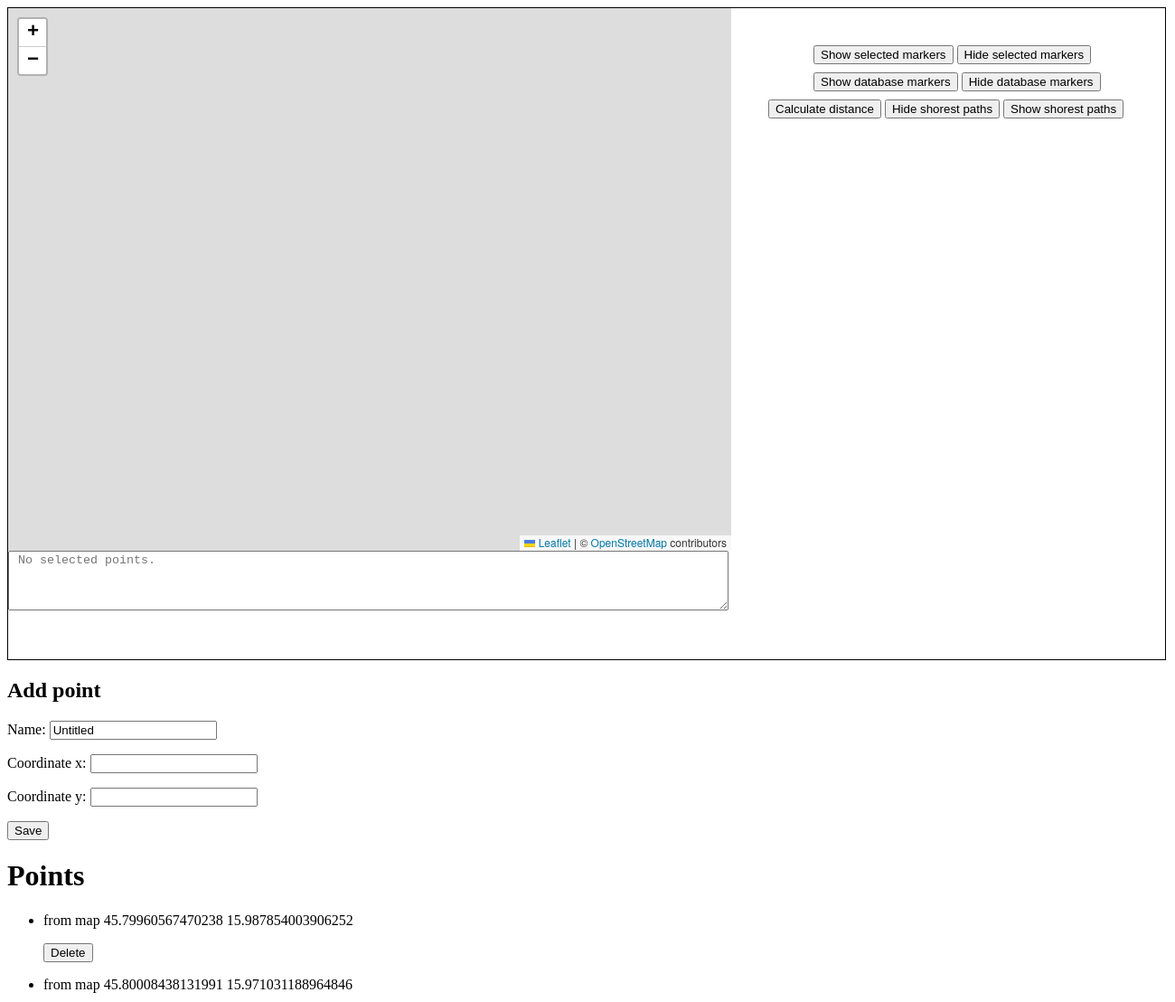
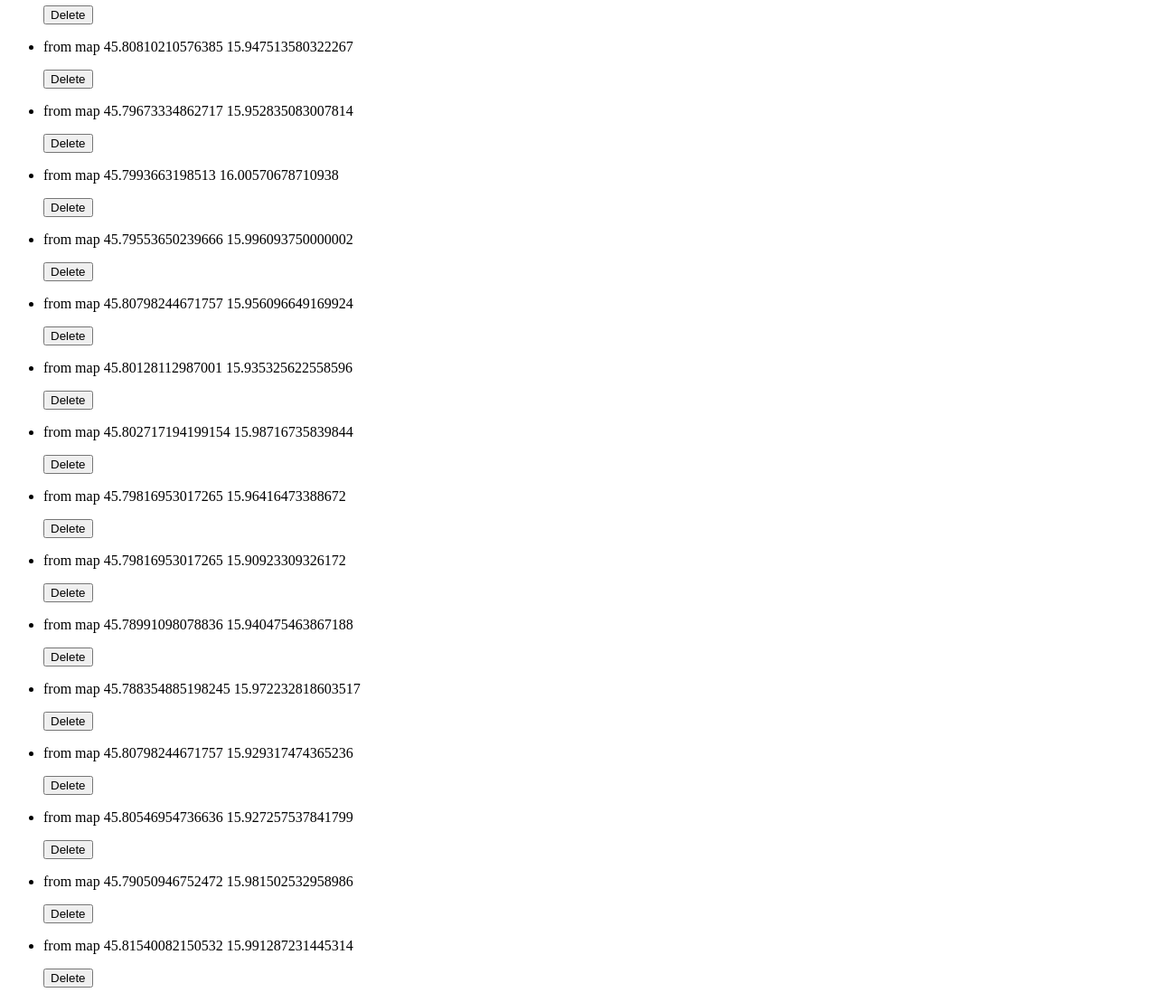
The page / on the database its author committed (2 pictures, top to bottom).
### shortest_path/models.py (models this page shows, shortened)
class Point(models.Model):
    name = models.CharField(max_length=128, blank=True, default="Untitled")
    coordinate_x = models.FloatField(blank=True)
    coordinate_y = models.FloatField(blank=True)

### shortest_path/views.py (the view)
# urls.py: path('', points, name='points'),
def points(request):
    if request.method == 'GET':
        form = PointForm()
        points = Point.objects.all()
        return render(request, 'index.html', {'form': form, 'points': points})
    return HttpResponse(status=403)

### shortest_path/forms.py
class PointForm(forms.ModelForm):
    class Meta:
        model = Point
        fields = ('name', 'coordinate_x', 'coordinate_y')

### shortest_path/templates/index.html (shortened to what this page needs)
<!DOCTYPE html>
{% load staticfiles %}
<html lang="en">
<head>
    {% load static %}
	<link rel="stylesheet" href="https://unpkg.com/leaflet@1.3.4/dist/leaflet.css" />
	<link rel="stylesheet" type="text/css" href="{% static 'style.css' %}" media="screen" />
</head>
<body>
    <div id="wrapper">
		<div id="map"></div>
	    <div id="inserted_points_text_area">
		    <textarea rows="4" cols="97" id="selected_points_box" placeholder=" No selected points."></textarea>
	    </div>
		<div id="selected_markers_buttons">
		    <button onclick="show_selected_markers()">Show selected markers</button>
		    <button onclick="hide_selected_markers()">Hide selected markers</button>
		</div>
		<div id="database_markers_buttons">
		    <button onclick="show_database_markers()">Show database markers</button>
		    <button onclick="hide_database_markers()">Hide database markers</button>
		</div>
		<div id="calculate_distance_button">
			<button onclick="calculate_distance()">Calculate distance</button>
			<button onclick="remove_polylines()">Hide shorest paths</button>
			<button onclick="show_polylines()">Show shorest paths</button>
		</div>
	</div>
    <h2>Add point</h2>
    <form action="points/create" method="POST" class="post-form">{% csrf_token %}
        {{ form.as_p }}
        <button type="submit" class="save btn btn-default">Save</button>
    </form>
    <h1>Points</h1>
    {% if points %}
    <ul>
    {% for point in points %}
        <li>
            <p>{{ point.name }} {{point.coordinate_x}} {{point.coordinate_y}} </p>
            <form action="{% url 'delete_point' id=point.id %}" method="POST">
                <input class="btn btn-default btn-danger" type="submit" value="Delete"/>
            </form>
        </li>
    {% endfor %}
    </ul>
    {% else %}
        <p>There are no points in the DB.</p>
    {% endif %}
</body>
</html>

### shortest_path/static/style.css (style rules this page uses)
#wrapper { width: 1280px; height: 720px; border: 1px solid black; overflow: auto; }
#map { float:left; width: 800px; height: 600px; }
#selected_markers_buttons { position:absolute; top: 50px; left:900px; }
#database_markers_buttons { position:absolute; top: 80px; left:900px; }
#calculate_distance_button { position:absolute; top: 110px; left:850px; }

### rows shown on the page
Point: name "from map", coordinate_x "45.79960567470238", coordinate_y "15.987854003906252"
Point: name "from map", coordinate_x "45.80008438131991", coordinate_y "15.971031188964846"
Point: name "from map", coordinate_x "45.80810210576385", coordinate_y "15.947513580322267"
Point: name "from map", coordinate_x "45.79673334862717", coordinate_y "15.952835083007814"
Point: name "from map", coordinate_x "45.7993663198513", coordinate_y "16.00570678710938"
Point: name "from map", coordinate_x "45.79553650239666", coordinate_y "15.996093750000002"
Point: name "from map", coordinate_x "45.80798244671757", coordinate_y "15.956096649169924"
Point: name "from map", coordinate_x "45.80128112987001", coordinate_y "15.935325622558596"
Point: name "from map", coordinate_x "45.802717194199154", coordinate_y "15.98716735839844"
Point: name "from map", coordinate_x "45.79816953017265", coordinate_y "15.96416473388672"
Point: name "from map", coordinate_x "45.79816953017265", coordinate_y "15.90923309326172"
Point: name "from map", coordinate_x "45.78991098078836", coordinate_y "15.940475463867188"
Point: name "from map", coordinate_x "45.788354885198245", coordinate_y "15.972232818603517"
Point: name "from map", coordinate_x "45.80798244671757", coordinate_y "15.929317474365236"
Point: name "from map", coordinate_x "45.80546954736636", coordinate_y "15.927257537841799"
Point: name "from map", coordinate_x "45.79050946752472", coordinate_y "15.981502532958986"
Point: name "from map", coordinate_x "45.81540082150532", coordinate_y "15.991287231445314"
